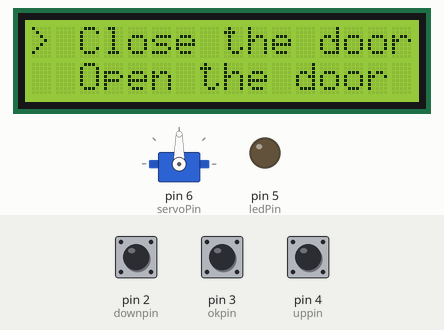
This sketch was run on a simulated Arduino Uno, built with avr-gcc and run on an emulated ATmega328P. Shown: servo, 16×2 character LCD, output pins drawn as LEDs (lit = HIGH). The test bench sets the inputs (shaded band); at power-on: pin 2 (downpin) HIGH, pin 3 (okpin) HIGH, pin 4 (uppin) HIGH.

Above: at 3.2 s.
3.3 s: pin 2 (downpin) pulled LOW for 1 s
At 4.7 s:
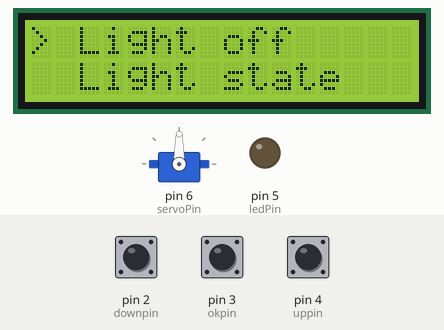
5.8 s: pin 3 (okpin) pulled LOW for 0.15 s
At 6.3 s:
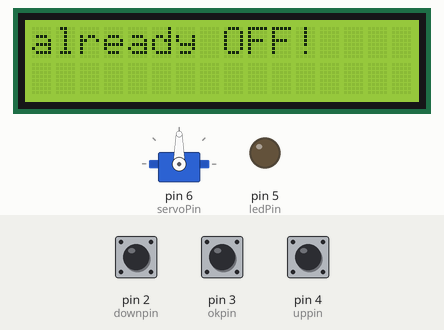
8.9 s: pin 2 (downpin) pulled LOW for 0.15 s
At 10.2 s:
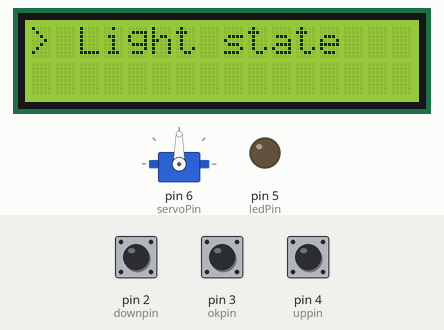
10.5 s: pin 3 (okpin) pulled LOW for 1 s
At 11.1 s:
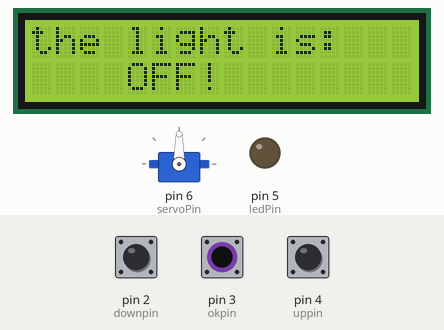
14.5 s: pin 3 (okpin) pulled LOW for 3.2 s
19.2 s: pin 4 (uppin) pulled LOW for 0.15 s
At 20.2 s:
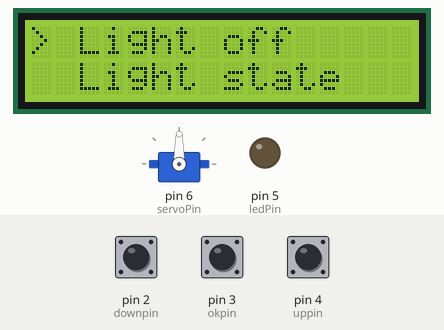
Timing chart, 0 to 21.8 s (numbered marks = the images above; inputs shaded):
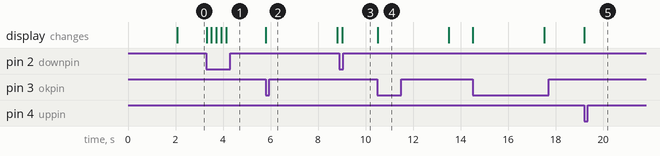

The sketch:

home_control.ino
```cpp
#include <LiquidCrystal.h>
#include <Servo.h>

// Define the pin numbers
const int rs = 7, en = 8, d4 = 9, d5 = 10, d6 = 11, d7 = 12;
const int ledPin = 5;
const int servoPin = 6;
const int tempPin = A0;

const int uppin = 4;
const int downpin = 2;
const int okpin = 3;

// Booleans to record the state of the door and the lamp
int light_state = 0, door_state = 0;

int up_state = HIGH;
int down_state = HIGH;
int ok_state = HIGH;

// Initialize the objects
LiquidCrystal lcd(rs, en, d4, d5, d6, d7);
Servo myServo;
int index = 1; // Current position
int totalOptions = 7; // Total number of options

float temp;

// List of menu items
char menuItems[7][15] = {
    "Close the door",
    "Open the door",
    "Door state",
    "Temperature",
    "Light on",
    "Light off",
    "Light state"
};

void setup() {
    Serial.begin(9600);
    // define pins modes
    pinMode(ledPin, OUTPUT);
    pinMode(uppin, INPUT_PULLUP);
    pinMode(downpin, INPUT_PULLUP);
    pinMode(okpin, INPUT_PULLUP);

    myServo.attach(servoPin);
    lcd.begin(16, 2);


    lcd.setCursor(0, 0);
    lcd.print("Home control");
    lcd.setCursor(0, 1);
    lcd.print("and Temp...");
    delay(2000);

    show_menu();
}

void loop() {
    up_state = digitalRead(uppin);
    down_state = digitalRead(downpin);
    ok_state = digitalRead(okpin);

    if (up_state == LOW) {
        up_btn_clicked();
        delay(200);
    }
    else if (down_state == LOW) {
        down_btn_clicked();
        delay(200);
    }
    else if (ok_state == LOW) {
        ok_btn_clicked();
        delay(200);
    }
}

void show_menu() {
    lcd.clear();

    int firstIndex = index - 1; // Selected item at the top
    int secondIndex = firstIndex + 1; // Next item

    // Display the first item with ">"
    lcd.setCursor(0, 0);
    lcd.print("> ");
    lcd.print(menuItems[firstIndex]);

    // Display the second item (if it exists)
    if (secondIndex < totalOptions) {
        lcd.setCursor(2, 1); // Offset to avoid displaying ">"
        lcd.print(menuItems[secondIndex]);
    }
}

void up_btn_clicked() {
    if (index > 1) {
        index--;
        show_menu();
    }
}

void down_btn_clicked() {
    if (index < totalOptions) {
        index++;
        show_menu();
    }
}

void ok_btn_clicked() {
    lcd.clear();
    switch (index) {
        // Close the door
        case 1:
            if (door_state == 1) {
                myServo.write(90);
                door_state = 0;
                lcd.print("door closed!");
            } else {
                lcd.print("already closed!");
            }
            delay(2000);
            break;

        // Open the door
        case 2:
            if (door_state == 0) {
                myServo.write(0);
                door_state = 1;
                lcd.print("Door is open.");
            } else {
                lcd.print("already open!");
            }
            delay(2000);
            break;

        // Check the door state
        case 3:
            lcd.print("the Door is:");
            lcd.setCursor(0, 1);
            lcd.print(door_state == 1 ? "    OPEN!" : "    CLOSED!");
            delay(2000);
            break;

        // Check the temperature
        case 4:
            temp = ((analogRead(tempPin) / 1024.0) * 5.0 - 0.5) * 100.0;
            lcd.print("temp: ");
            lcd.print(temp);
            lcd.print(" C");

            for (int i = 0; i < 11; i++) {
                lcd.setCursor(0, 1);
                lcd.print(10 - i); // Fixed loop iteration index
                lcd.print(" ");
                delay(500);
            }
            lcd.setCursor(0, 1);
            lcd.print("Returning...");
            delay(2000);
            break;

        // Switch the light on
        case 5:
            if (light_state == 0) {
                digitalWrite(ledPin, HIGH);
                lcd.print("switched ON.");
                light_state = 1;
            } else {
                lcd.print("already ON!");
            }
            delay(2000);
            break;

        // Switch the light off
        case 6:
            if (light_state == 1) {
                digitalWrite(ledPin, LOW);
                lcd.print("switched OFF.");
                light_state = 0;
            } else {
                lcd.print("already OFF!");
            }
            delay(2000);
            break;

        // Check the light state
        case 7:
            lcd.print("the light is:");
            lcd.setCursor(0, 1);
            lcd.print(light_state == 1 ? "    ON!" : "    OFF!");
            delay(2000);
            break;
    }

    delay(1000);
    show_menu();
}
```

Measured:
- after the input at 3.3 s, the display: first changes at once (image 1 shows a later state)
- after the input at 5.8 s, the display: changes at once (image 2)
- after the input at 8.9 s, the display: changes after 0.11 s (image 3)
- after the input at 10.5 s, the display: changes at once (image 4)
- after the input at 19.2 s, the display: changes at once (image 5)
